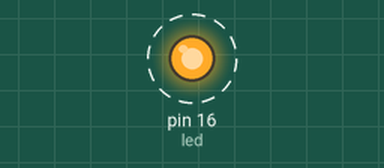
This program was run on a simulated MicroPython board. Parts: output pins drawn as LEDs (lit = HIGH). Dashed ring = blinking.

Above: at 0.2 s.
Timing chart, 0 to 3.0 s (numbered marks = the images above):
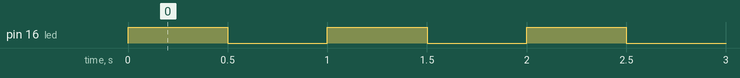

Measured:
- by itself, pin 16 (led): alternates HIGH for 0.50 s and LOW for 0.50 s

The program:

Kit_LED.py
```python
# LED Blink
from machine import Pin #on importe Pin de la librairie machine pour pouvoir utiliser les Pin
from utime import sleep #on importe sleep de la librairie utime pour stopper notre programme pendant x secondes

led = Pin(16, Pin.OUT) #on configure la pin 16 comme sortie (la où est connecté la led)

while True:            #on fait une boucle infinie
    led.toggle()       #change l'état de la led
    sleep(0.5)         #on arrête le programme pendant 0.5sec
```
